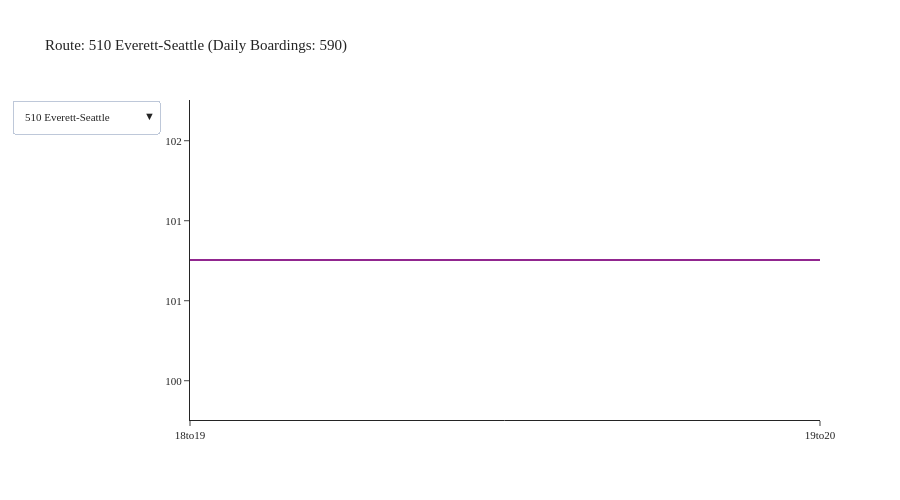

The notebook cell this image was saved under:
### Code cell
agency = 'Sound Transit'
df = df_transit_line[df_transit_line['agency'] == agency]
df = df.groupby(['tod', 'description']).agg({'boardings': 'sum'}).reset_index()
fig = create_tod_chart(df)
fig.show()

### Figure 1 — Plotly figure (JSON) as saved in the notebook; plotly's stock layout.template omitted (floating-point values rounded to 4 significant figures)
{"data": [{"mode": "lines", "name": "510 Everett-Seattle", "type": "scatter", "visible": true, "x": ["18to19", "19to20"], "y": [100.8, 100.8]}, {"mode": "lines", "name": "512 Everett-Northgte", "type": "scatter", "visible": false, "x": ["18to19", "19to20", "20to21", "21to22", "22to23", "23to0", "0to1", "1to2", "2to3", "3to4", "4to5"], "y": [668.7, 668.7, 131.5, 131.5, 131.5, 131.5, 131.5, 131.5, 131.5, 131.5, 131.5]}, {"mode": "lines", "name": "513 Seaway-Northgate", "type": "scatter", "visible": false, "x": ["18to19", "19to20"], "y": [79.01, 79.01]}, {"mode": "lines", "name": "522 Woodinvl-Roosvlt", "type": "scatter", "visible": false, "x": ["18to19", "19to20", "20to21", "21to22", "22to23", "23to0", "0to1", "1to2", "2to3", "3to4", "4to5"], "y": [314.0, 314.0, 62.77, 62.77, 62.77, 62.77, 62.77, 62.77, 62.77, 62.77, 62.77]}, {"mode": "lines", "name": "532 Everett-Bellevue", "type": "scatter", "visible": false, "x": ["18to19", "19to20"], "y": [20.5, 20.5]}, {"mode": "lines", "name": "535 Lynnwood-Bllvue", "type": "scatter", "visible": false, "x": ["18to19", "19to20", "20to21", "21to22", "22to23", "23to0", "0to1", "1to2", "2to3", "3to4", "4to5"], "y": [244.1, 244.1, 3.988, 3.988, 3.988, 3.988, 3.988, 3.988, 3.988, 3.988, 3.988]}, {"mode": "lines", "name": "542 Redmond-U Dist", "type": "scatter", "visible": false, "x": ["18to19", "19to20", "20to21", "21to22", "22to23", "23to0", "0to1", "1to2", "2to3", "3to4", "4to5"], "y": [101.6, 101.6, 25.43, 25.43, 25.43, 25.43, 25.43, 25.43, 25.43, 25.43, 25.43]}, {"mode": "lines", "name": "545 Redmond-Seattle", "type": "scatter", "visible": false, "x": ["18to19", "19to20", "20to21", "21to22", "22to23", "23to0", "0to1", "1to2", "2to3", "3to4", "4to5"], "y": [504.9, 504.9, 51.87, 51.87, 51.87, 51.87, 51.87, 51.87, 51.87, 51.87, 51.87]}, {"mode": "lines", "name": "550 Bellevue-Seattle", "type": "scatter", "visible": false, "x": ["18to19", "19to20", "20to21", "21to22", "22to23", "23to0", "0to1", "1to2", "2to3", "3to4", "4to5"], "y": [457.5, 457.5, 87.32, 87.32, 87.32, 87.32, 87.32, 87.32, 87.32, 87.32, 87.32]}, {"mode": "lines", "name": "554 Issaquah-Seattle", "type": "scatter", "visible": false, "x": ["18to19", "19to20", "20to21", "21to22", "22to23", "23to0", "0to1", "1to2", "2to3", "3to4", "4to5"], "y": [377.4, 377.4, 46.86, 46.86, 46.86, 46.86, 46.86, 46.86, 46.86, 46.86, 46.86]}, {"mode": "lines", "name": "556 Issaquah-U Dist", "type": "scatter", "visible": false, "x": ["18to19", "19to20"], "y": [19.6, 19.6]}, {"mode": "lines", "name": "560 W Sea-Bellevue", "type": "scatter", "visible": false, "x": ["18to19", "19to20", "20to21", "21to22", "22to23", "23to0", "0to1", "1to2", "2to3", "3to4", "4to5"], "y": [632.1, 632.1, 8.325, 8.325, 8.325, 8.325, 8.325, 8.325, 8.325, 8.325, 8.325]}, {"mode": "lines", "name": "566 Auburn-Redmond", "type": "scatter", "visible": false, "x": ["18to19", "19to20"], "y": [23.97, 23.97]}, {"mode": "lines", "name": "574 Lakewood-SeaTac", "type": "scatter", "visible": false, "x": ["18to19", "19to20", "20to21", "21to22", "22to23", "23to0", "0to1", "1to2", "2to3", "3to4", "4to5"], "y": [330.0, 330.0, 8.395, 8.395, 8.395, 8.395, 8.395, 8.395, 8.395, 8.395, 8.395]}, {"mode": "lines", "name": "577 Fed Way-Seattle", "type": "scatter", "visible": false, "x": [], "y": []}, {"mode": "lines", "name": "578 Seattle-Puyallup", "type": "scatter", "visible": false, "x": ["18to19", "19to20", "20to21", "21to22", "22to23", "23to0", "0to1", "1to2", "2to3", "3to4", "4to5"], "y": [479.4, 479.4, 46.96, 46.96, 46.96, 46.96, 46.96, 46.96, 46.96, 46.96, 46.96]}, {"mode": "lines", "name": "580 So Hill-Puyallup", "type": "scatter", "visible": false, "x": ["18to19", "19to20"], "y": [0.2165, 0.2165]}, {"mode": "lines", "name": "586 Tacoma-U Dist", "type": "scatter", "visible": false, "x": ["18to19", "19to20"], "y": [11.62, 11.62]}, {"mode": "lines", "name": "590 Tacoma-Seattle", "type": "scatter", "visible": false, "x": ["18to19", "19to20"], "y": [61.25, 61.25]}, {"mode": "lines", "name": "592 DuPont-Seattle", "type": "scatter", "visible": false, "x": ["18to19", "19to20"], "y": [9.104, 9.104]}, {"mode": "lines", "name": "594 Lakewood-Seattle", "type": "scatter", "visible": false, "x": ["18to19", "19to20", "20to21", "21to22", "22to23", "23to0", "0to1", "1to2", "2to3", "3to4", "4to5"], "y": [431.0, 431.0, 97.46, 97.46, 97.46, 97.46, 97.46, 97.46, 97.46, 97.46, 97.46]}, {"mode": "lines", "name": "595 Gig Hrbr-Seattle", "type": "scatter", "visible": false, "x": [], "y": []}, {"mode": "lines", "name": "596 Sumner-Bonney Lk", "type": "scatter", "visible": false, "x": ["18to19", "19to20"], "y": [10.48, 10.48]}, {"mode": "lines", "name": "Commutr Rail Evt-Sea", "type": "scatter", "visible": false, "x": [], "y": []}, {"mode": "lines", "name": "Commutr Rail Tac-Sea", "type": "scatter", "visible": false, "x": ["18to19", "19to20"], "y": [549.9, 549.9]}, {"mode": "lines", "name": "Light Rail Ang Lk-NG", "type": "scatter", "visible": false, "x": ["18to19", "19to20", "20to21", "21to22", "22to23", "23to0", "0to1", "1to2", "2to3", "3to4", "4to5"], "y": [6324.0, 6324.0, 1174.0, 1174.0, 1174.0, 1174.0, 1174.0, 1174.0, 1174.0, 1174.0, 1174.0]}, {"mode": "lines", "name": "Light Rail Tacoma", "type": "scatter", "visible": false, "x": ["18to19", "19to20", "20to21", "21to22", "22to23", "23to0", "0to1", "1to2", "2to3", "3to4", "4to5"], "y": [467.0, 467.0, 31.5, 31.5, 31.5, 31.5, 31.5, 31.5, 31.5, 31.5, 31.5]}], "layout": {"font": {"size": 11}, "height": 500, "title": {"text": "Route: 510 Everett-Seattle (Daily Boardings: 590)"}, "updatemenus": [{"buttons": [{"args": [{"visible": [true, false, false, false, false, false, false, false, false, false, false, false, false, false, false, false, false, false, false, false, false, false, false, false, false, false, false]}, {"title": "Route: 510 Everett-Seattle (Daily Boardings: 590)"}], "label": "510 Everett-Seattle", "method": "update"}, {"args": [{"visible": [false, true, false, false, false, false, false, false, false, false, false, false, false, false, false, false, false, false, false, false, false, false, false, false, false, false, false]}, {"title": "Route: 512 Everett-Northgte (Daily Boardings: 7,283)"}], "label": "512 Everett-Northgte", "method": "update"}, {"args": [{"visible": [false, false, true, false, false, false, false, false, false, false, false, false, false, false, false, false, false, false, false, false, false, false, false, false, false, false, false]}, {"title": "Route: 513 Seaway-Northgate (Daily Boardings: 492)"}], "label": "513 Seaway-Northgate", "method": "update"}, {"args": [{"visible": [false, false, false, true, false, false, false, false, false, false, false, false, false, false, false, false, false, false, false, false, false, false, false, false, false, false, false]}, {"title": "Route: 522 Woodinvl-Roosvlt (Daily Boardings: 4,042)"}], "label": "522 Woodinvl-Roosvlt", "method": "update"}, {"args": [{"visible": [false, false, false, false, true, false, false, false, false, false, false, false, false, false, false, false, false, false, false, false, false, false, false, false, false, false, false]}, {"title": "Route: 532 Everett-Bellevue (Daily Boardings: 778)"}], "label": "532 Everett-Bellevue", "method": "update"}, {"args": [{"visible": [false, false, false, false, false, true, false, false, false, false, false, false, false, false, false, false, false, false, false, false, false, false, false, false, false, false, false]}, {"title": "Route: 535 Lynnwood-Bllvue (Daily Boardings: 3,542)"}], "label": "535 Lynnwood-Bllvue", "method": "update"}, {"args": [{"visible": [false, false, false, false, false, false, true, false, false, false, false, false, false, false, false, false, false, false, false, false, false, false, false, false, false, false, false]}, {"title": "Route: 542 Redmond-U Dist (Daily Boardings: 1,403)"}], "label": "542 Redmond-U Dist", "method": "update"}, {"args": [{"visible": [false, false, false, false, false, false, false, true, false, false, false, false, false, false, false, false, false, false, false, false, false, false, false, false, false, false, false]}, {"title": "Route: 545 Redmond-Seattle (Daily Boardings: 6,158)"}], "label": "545 Redmond-Seattle", "method": "update"}, {"args": [{"visible": [false, false, false, false, false, false, false, false, true, false, false, false, false, false, false, false, false, false, false, false, false, false, false, false, false, false, false]}, {"title": "Route: 550 Bellevue-Seattle (Daily Boardings: 6,166)"}], "label": "550 Bellevue-Seattle", "method": "update"}, {"args": [{"visible": [false, false, false, false, false, false, false, false, false, true, false, false, false, false, false, false, false, false, false, false, false, false, false, false, false, false, false]}, {"title": "Route: 554 Issaquah-Seattle (Daily Boardings: 4,175)"}], "label": "554 Issaquah-Seattle", "method": "update"}, {"args": [{"visible": [false, false, false, false, false, false, false, false, false, false, true, false, false, false, false, false, false, false, false, false, false, false, false, false, false, false, false]}, {"title": "Route: 556 Issaquah-U Dist (Daily Boardings: 615)"}], "label": "556 Issaquah-U Dist", "method": "update"}, {"args": [{"visible": [false, false, false, false, false, false, false, false, false, false, false, true, false, false, false, false, false, false, false, false, false, false, false, false, false, false, false]}, {"title": "Route: 560 W Sea-Bellevue (Daily Boardings: 6,407)"}], "label": "560 W Sea-Bellevue", "method": "update"}, {"args": [{"visible": [false, false, false, false, false, false, false, false, false, false, false, false, true, false, false, false, false, false, false, false, false, false, false, false, false, false, false]}, {"title": "Route: 566 Auburn-Redmond (Daily Boardings: 542)"}], "label": "566 Auburn-Redmond", "method": "update"}, {"args": [{"visible": [false, false, false, false, false, false, false, false, false, false, false, false, false, true, false, false, false, false, false, false, false, false, false, false, false, false, false]}, {"title": "Route: 574 Lakewood-SeaTac (Daily Boardings: 3,517)"}], "label": "574 Lakewood-SeaTac", "method": "update"}, {"args": [{"visible": [false, false, false, false, false, false, false, false, false, false, false, false, false, false, true, false, false, false, false, false, false, false, false, false, false, false, false]}, {"title": "Route: 577 Fed Way-Seattle (Daily Boardings: 749)"}], "label": "577 Fed Way-Seattle", "method": "update"}, {"args": [{"visible": [false, false, false, false, false, false, false, false, false, false, false, false, false, false, false, true, false, false, false, false, false, false, false, false, false, false, false]}, {"title": "Route: 578 Seattle-Puyallup (Daily Boardings: 3,867)"}], "label": "578 Seattle-Puyallup", "method": "update"}, {"args": [{"visible": [false, false, false, false, false, false, false, false, false, false, false, false, false, false, false, false, true, false, false, false, false, false, false, false, false, false, false]}, {"title": "Route: 580 So Hill-Puyallup (Daily Boardings: 3)"}], "label": "580 So Hill-Puyallup", "method": "update"}, {"args": [{"visible": [false, false, false, false, false, false, false, false, false, false, false, false, false, false, false, false, false, true, false, false, false, false, false, false, false, false, false]}, {"title": "Route: 586 Tacoma-U Dist (Daily Boardings: 561)"}], "label": "586 Tacoma-U Dist", "method": "update"}, {"args": [{"visible": [false, false, false, false, false, false, false, false, false, false, false, false, false, false, false, false, false, false, true, false, false, false, false, false, false, false, false]}, {"title": "Route: 590 Tacoma-Seattle (Daily Boardings: 1,102)"}], "label": "590 Tacoma-Seattle", "method": "update"}, {"args": [{"visible": [false, false, false, false, false, false, false, false, false, false, false, false, false, false, false, false, false, false, false, true, false, false, false, false, false, false, false]}, {"title": "Route: 592 DuPont-Seattle (Daily Boardings: 287)"}], "label": "592 DuPont-Seattle", "method": "update"}, {"args": [{"visible": [false, false, false, false, false, false, false, false, false, false, false, false, false, false, false, false, false, false, false, false, true, false, false, false, false, false, false]}, {"title": "Route: 594 Lakewood-Seattle (Daily Boardings: 3,422)"}], "label": "594 Lakewood-Seattle", "method": "update"}, {"args": [{"visible": [false, false, false, false, false, false, false, false, false, false, false, false, false, false, false, false, false, false, false, false, false, true, false, false, false, false, false]}, {"title": "Route: 595 Gig Hrbr-Seattle (Daily Boardings: 150)"}], "label": "595 Gig Hrbr-Seattle", "method": "update"}, {"args": [{"visible": [false, false, false, false, false, false, false, false, false, false, false, false, false, false, false, false, false, false, false, false, false, false, true, false, false, false, false]}, {"title": "Route: 596 Sumner-Bonney Lk (Daily Boardings: 83)"}], "label": "596 Sumner-Bonney Lk", "method": "update"}, {"args": [{"visible": [false, false, false, false, false, false, false, false, false, false, false, false, false, false, false, false, false, false, false, false, false, false, false, true, false, false, false]}, {"title": "Route: Commutr Rail Evt-Sea (Daily Boardings: 190)"}], "label": "Commutr Rail Evt-Sea", "method": "update"}, {"args": [{"visible": [false, false, false, false, false, false, false, false, false, false, false, false, false, false, false, false, false, false, false, false, false, false, false, false, true, false, false]}, {"title": "Route: Commutr Rail Tac-Sea (Daily Boardings: 7,440)"}], "label": "Commutr Rail Tac-Sea", "method": "update"}, {"args": [{"visible": [false, false, false, false, false, false, false, false, false, false, false, false, false, false, false, false, false, false, false, false, false, false, false, false, false, true, false]}, {"title": "Route: Light Rail Ang Lk-NG (Daily Boardings: 81,200)"}], "label": "Light Rail Ang Lk-NG", "method": "update"}, {"args": [{"visible": [false, false, false, false, false, false, false, false, false, false, false, false, false, false, false, false, false, false, false, false, false, false, false, false, false, false, true]}, {"title": "Route: Light Rail Tacoma (Daily Boardings: 5,624)"}], "label": "Light Rail Tacoma", "method": "update"}], "direction": "down", "showactive": true}], "width": 900, "yaxis": {"tickformat": ".00f"}}}
